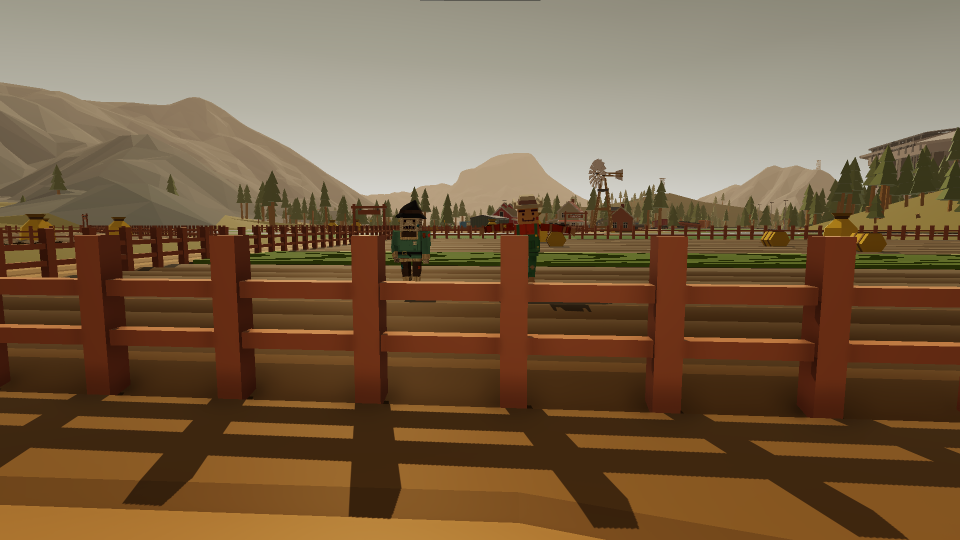
#> input picture PIL #2/backgrounds/farm2.png, 1920 x 1080 px, found by its file name (shown at 1/2 size); the run also reads 1 picture not shown here
$ python main_stat_page.py
#> lines starting #> are read from the running program, lines starting #| are printed output that depends on the picture; pictures that were not available may be replaced by others from this repository, and a replacement may not be noted
### PIL #2/main_stats/functions.py
from PIL import Image, ImageFilter, ImageDraw, ImageFont
import os
import random
from fontTools.ttLib import TTCollection

OPACITY = 200
LEFT_TEXT = 1160
RIGHT_TEXT = 1880
RIGHT_Y_POSITION = 75
FONT_PATH = "/System/Library/Fonts/HelveticaNeue.ttc"

def draw_text(im, text, color, position, font_size, index, anchor):
    draw = ImageDraw.Draw(im)
    font = ImageFont.truetype(FONT_PATH, font_size, index=index)
    draw.text(position, str(text), font=font, fill=color,anchor=anchor)

def text_bold(im, text, color, position, font_size, anchor):
    draw_text(im, text, color, position, font_size, 10, anchor=anchor)

def text(im, text, color, position, font_size, anchor):
    draw_text(im, text, color, position, font_size, 0, anchor=anchor)

def text_narrow(im, text, color, position, font_size, anchor):
    draw_text(im, text, color, position, font_size, 7, anchor=anchor)

def get_random_background():
    folder_path = "PIL #2/backgrounds"
    png_files = [file for file in os.listdir(folder_path)]

    image = random.choice(png_files)

    image_path = os.path.join(folder_path, image)
    im = Image.open(image_path)
#> im is the input picture: PIL image 1920x1080 RGB; mean R, G, B 121.4, 96.8, 69.2
    im = im.filter(ImageFilter.GaussianBlur(radius=5.0))

    return im

def create_right_background(im):
    shape = [(1120, 0), (1920, 1080)]
    size = shape[1][0] - shape[0][0], shape[1][1] - shape[0][1]

    # Create rectangle in 'RGBA' mode for transparency support
    rectangle = Image.new('RGBA', size, (0, 0, 0, 0))

    draw = ImageDraw.Draw(rectangle)

    draw.rectangle([(0, 0), (800, 1080)], fill=(0, 0, 0, OPACITY))

    # Paste the rectangle onto the image with transparency
    im.paste(rectangle, (shape[0][0], shape[0][1]), rectangle)

def create_rounded_rectangle(image, size, corner_radius, color, position, scale_factor=3):
    width, height = size
    scaled_size = (width * scale_factor, height * scale_factor)
    scaled_radius = corner_radius * scale_factor

    # centre on position, rather than top left
    position = int(position[0] - width/2), int(position[1] - height/2)

    # Create a scaled-up image
    rectangle = Image.new('RGBA', scaled_size, (0, 0, 0, 0))
    draw = ImageDraw.Draw(rectangle)

    # Draw the rounded rectangle on the scaled image
    draw.rounded_rectangle(
        [(0, 0), scaled_size],
        radius=scaled_radius,
        fill=color
    )

    # Downscale the image to the target size to apply anti-aliasing
    rounded_rectangle = rectangle.resize(size, Image.LANCZOS)
    image.paste(rounded_rectangle, position, rounded_rectangle)

def bottom_bar(im):
    '''shape = [(0, 1040), (1120, 1080)]
    size = shape[1][0] - shape[0][0], shape[1][1] - shape[0][1]

    # Create rectangle in 'RGBA' mode for transparency support
    rectangle = Image.new('RGBA', size, (0, 0, 0, 0))

    draw = ImageDraw.Draw(rectangle)

    draw.rectangle([(0, 0), (1120, 40)], fill=(0, 0, 0, OPACITY))

    # Paste the rectangle onto the image with transparency
    im.paste(rectangle, (shape[0][0], shape[0][1]), rectangle)'''

    text(im, "By EpicEfeathers", (255,255,255), (1900, 1060), 35, anchor="rm")

### PIL #2/main_stats/main_stat_page.py
from PIL import Image, ImageFilter, ImageDraw, ImageFont
import os
import random
from fontTools.ttLib import TTCollection

import functions

OPACITY = functions.OPACITY
LEFT_TEXT = functions.LEFT_TEXT
RIGHT_TEXT = functions.RIGHT_TEXT
RIGHT_Y_POSITION = functions.RIGHT_Y_POSITION
FONT_PATH = functions.FONT_PATH

# cards
SIZE = (500, 250)
TOP_Y_POSITION = 335 #295
SPACING = int((1120 - (2*SIZE[0]))/3)
LEFT = SPACING + SIZE[1]
RIGHT = (1120 - SIZE[1]) - SPACING


def logo(im):
    logo = Image.open("PIL #2/wb_logo.png")
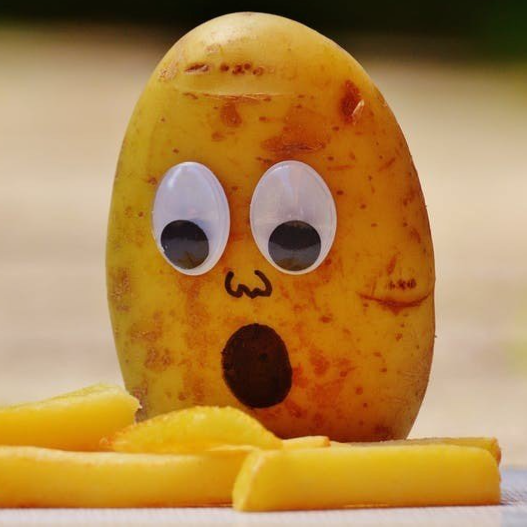
#> input picture image_creation/profile_pic.png, 527 x 527 px, given in place of wb_logo.png, which was not available
#> logo is the input picture: PIL image 527x527 RGBA; mean R, G, B, A 175.4, 132.5, 72.5, 255

    logo = logo.resize((150,134), Image.LANCZOS).convert("RGBA")
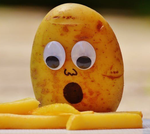
#> logo: PIL image 150x134 RGBA; mean R, G, B, A 175.4, 132.5, 72.5, 255

    im.paste(logo, (73,36), logo)
#> in create_right_background, `rectangle = Image.new('RGBA', size, (0, 0, 0, 0))`: rectangle: PIL image 800x1080 RGBA; every value is 0


def profile_pic(im):
    profile_pic = Image.open("PIL #2/profile_pic.png")

    profile_pic = profile_pic.resize((256,256), Image.LANCZOS).convert("RGBA")

    mask_size = (profile_pic.size[0]*4, profile_pic.size[1]*4)
#> mask_size = (1024, 1024)
    mask = Image.new("L", mask_size, 0)
#> mask: PIL image 1024x1024 L; every value is 0
    draw = ImageDraw.Draw(mask)
    draw.ellipse((0, 0, mask_size[0], mask_size[1]), fill=255)

    mask = mask.resize(profile_pic.size, Image.LANCZOS)
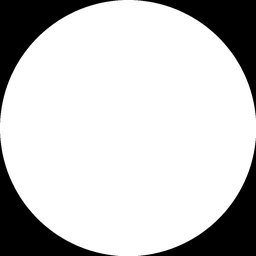
#> mask: PIL image 256x256 L; min 0, max 255, mean 200.6

    circular_img = Image.new("RGBA", profile_pic.size, (0, 0, 0, 0))
#> circular_img: PIL image 256x256 RGBA; every value is 0
    circular_img.paste(profile_pic, (0,0), mask)
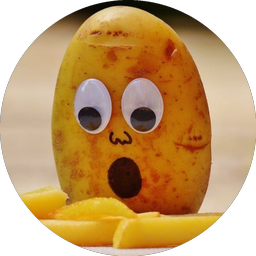
#> circular_img: PIL image 256x256 RGBA; mean R, G, B, A 142.7, 105.2, 55.5, 200.6; transparent parts drawn white

    im.paste(circular_img, (1392,RIGHT_Y_POSITION), circular_img)

def user_name(im, username:str, time_played:str):
    Y_POSITION = RIGHT_Y_POSITION + 300
    # username
    functions.text_bold(im, text=username, color=(255,255,255), position=(1520,Y_POSITION), font_size=50, anchor="mm")
    # time played
    functions.text_narrow(im, text=f"{time_played} hours", color=(255,255,255), position=(1520,Y_POSITION + 50), font_size=50, anchor="mm")


def kdr(im, kdr:str, percentile:str):
    Y_POSITION = RIGHT_Y_POSITION + 430
    # description
    functions.text_narrow(im, text="Kills / Death:", color=(255,255,255), position=(LEFT_TEXT,Y_POSITION), font_size=50, anchor="lm")
    # kdr
    functions.text_bold(im, text=kdr, color=(255,255,255), position=(LEFT_TEXT,Y_POSITION + 60), font_size=55, anchor="lm")
    # percentile
    functions.text_narrow(im, text=f"Top {percentile}%", color=(255,255,255), position=(RIGHT_TEXT,Y_POSITION), font_size=40, anchor="rm")

    # kd calculations
    functions.text_narrow(im, text=f"5 kills to advance", color=(255,255,255), position=(LEFT_TEXT,Y_POSITION + 120), font_size=50, anchor="lm")
    functions.text_narrow(im, text=f"25 kills to avoid", color=(255,255,255), position=(LEFT_TEXT,Y_POSITION + 170), font_size=50, anchor="lm")
#> in text_narrow (call 5), `draw_text(im, text, color, position, font_size, 7, anchor=anchor)`:
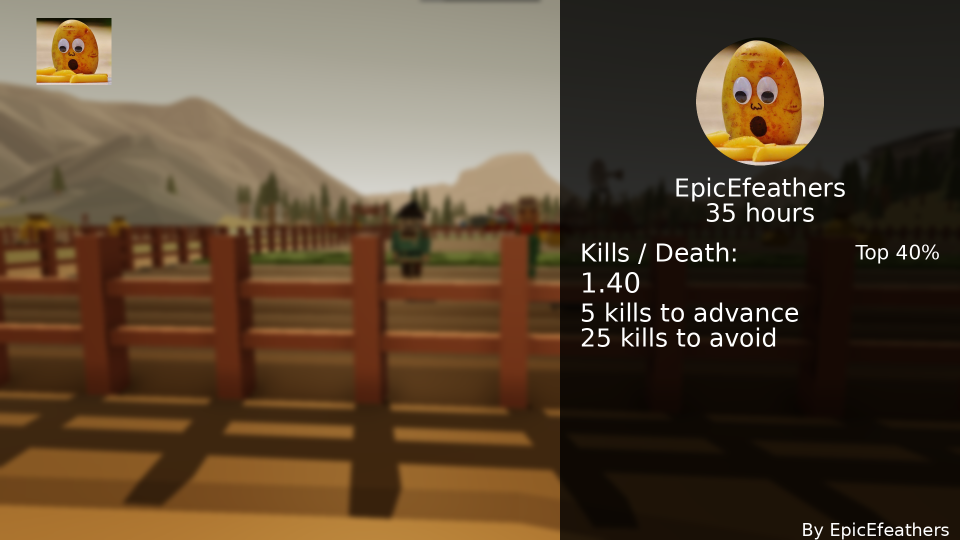
#> im: PIL image 1920x1080 RGB (shown at 1/2 size); mean R, G, B 89.2, 70.5, 49.8


def kpm(im, kpm:str, percentile:str):
    Y_POSITION = RIGHT_Y_POSITION + 690
    # description
    functions.text_narrow(im, text="Kills / Min:", color=(255,255,255), position=(LEFT_TEXT,Y_POSITION), font_size=50, anchor="lm")
    # kpm
    functions.text_bold(im, text=kpm, color=(255,255,255), position=(LEFT_TEXT,Y_POSITION + 60), font_size=55, anchor="lm")
    # percentile
    functions.text_narrow(im, text=f"Top {percentile}%", color=(255,255,255), position=(RIGHT_TEXT,Y_POSITION), font_size=40, anchor="rm")

def level(im, level:str, percentage:str, xp:str, percentile:str):
    Y_POSITION = RIGHT_Y_POSITION + 820
    # level
    functions.text_bold(im, text=f"Level {level}", color=(255,255,255), position=(LEFT_TEXT,Y_POSITION), font_size=55, anchor="lm")
    # percent to next level
    functions.text_narrow(im, text=f"{percentage}% to next level", color=(255,255,255), position=(LEFT_TEXT,Y_POSITION + 50), font_size=50, anchor="lm")
    # XP
    functions.text_narrow(im, text=f"XP: {xp}", color=(255,255,255), position=(LEFT_TEXT,Y_POSITION + 100), font_size=50, anchor="lm")
    # percentile
    functions.text_narrow(im, text=f"Top {percentile}%", color=(255,255,255), position=(RIGHT_TEXT,Y_POSITION), font_size=40, anchor="rm")

def create_backgrounds(im):
    # row 1
    functions.create_rounded_rectangle(image=im, size=SIZE, corner_radius=10, color=(0,0,0,OPACITY), position=(LEFT,TOP_Y_POSITION))
#> in create_rounded_rectangle, `rectangle = Image.new('RGBA', scaled_size, (0, 0, 0, 0))`: rectangle: PIL image 1500x750 RGBA; every value is 0
#> in create_rounded_rectangle, `rounded_rectangle = rectangle.resize(size, Image.LANCZOS)`:
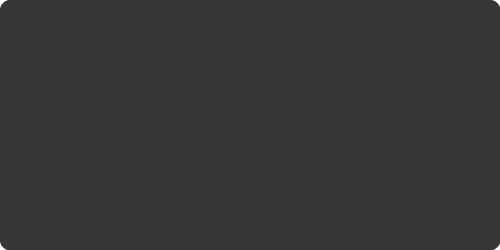
#> rounded_rectangle: PIL image 500x250 RGBA; mean R, G, B, A 0, 0, 0, 199.9; transparent parts drawn white
    functions.create_rounded_rectangle(image=im, size=SIZE, corner_radius=10, color=(0,0,0,OPACITY), position=(RIGHT,TOP_Y_POSITION))
    # row 2
    functions.create_rounded_rectangle(image=im, size=SIZE, corner_radius=10, color=(0,0,0,OPACITY), position=(LEFT,TOP_Y_POSITION + SPACING + SIZE[1]))
    functions.create_rounded_rectangle(image=im, size=SIZE, corner_radius=10, color=(0,0,0,OPACITY), position=(RIGHT,TOP_Y_POSITION + SPACING + SIZE[1]))
    # row 3
    functions.create_rounded_rectangle(image=im, size=SIZE, corner_radius=10, color=(0,0,0,OPACITY), position=(LEFT,TOP_Y_POSITION + 2*(SPACING + SIZE[1])))
    functions.create_rounded_rectangle(image=im, size=SIZE, corner_radius=10, color=(0,0,0,OPACITY), position=(RIGHT,TOP_Y_POSITION + 2*(SPACING + SIZE[1])))

def create_card(im, info:str, percentile:str, category:str, column:int, row:int):
    if column == 0:
        x_pos = LEFT - (SIZE[0]/2) + 30
    else:
        x_pos = RIGHT - (SIZE[0]/2) + 30

    y_pos = (TOP_Y_POSITION + row*(SPACING + SIZE[1]))

    functions.text_narrow(im, text=f"{category}:", color=(255,255,255), position=(x_pos, y_pos - 60), font_size=55, anchor="lm")
    functions.text_bold(im, text=info, color=(255,255,255), position=(x_pos, y_pos), font_size=55, anchor="lm")
    functions.text_narrow(im, text=f"Top {percentile}%", color=(255,255,255), position=(x_pos, y_pos + 60), font_size=40, anchor="lm")


def kill_card(im, kills:str, percentile:str):
    create_card(im, kills, percentile, "Kills", 0, 0)

def deaths_card(im, deaths:str, percentile:str):
    create_card(im, deaths, percentile, "Deaths", 1, 0)

def classic_wins(im, wins:str, percentile:str):
    create_card(im, wins, percentile, "Classic Wins", 0, 1)

def br_wins(im, wins:str, percentile:str):
    create_card(im, wins, percentile, "BR Wins", 1, 1)
#> in text_narrow (call 17), `draw_text(im, text, color, position, font_size, 7, anchor=anchor)`:
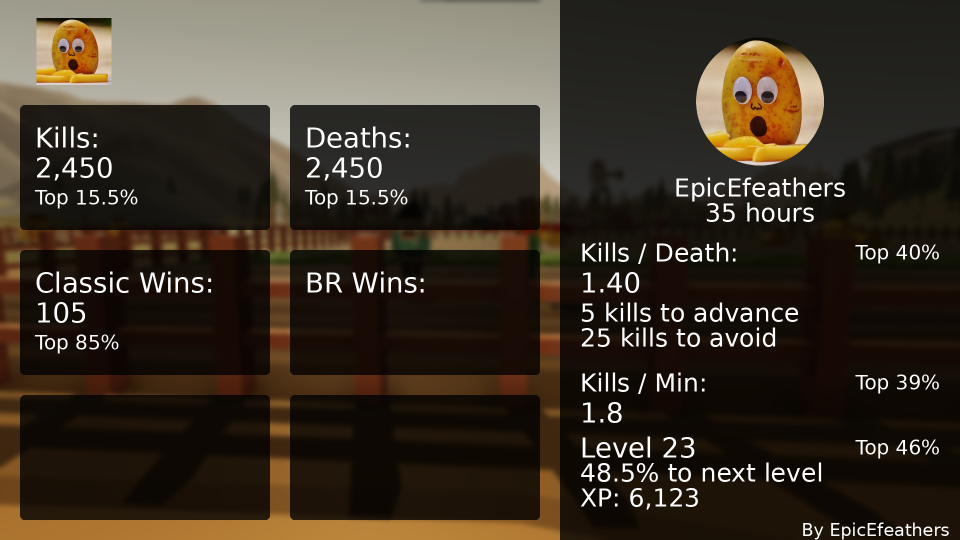
#> im: PIL image 1920x1080 RGB (shown at 1/2 size); mean R, G, B 60.6, 50.6, 38.4

def killsELO(im, elo:str, percentile:str):
    create_card(im, elo, percentile, "Kills ELO", 0, 2)

def gamesELO(im, elo:str, percentile:str):
    create_card(im, elo, percentile, "Games ELO", 1, 2)

def create_stat_card():
    im = functions.get_random_background()

    logo(im)
    functions.create_right_background(im)
    functions.bottom_bar(im)
    profile_pic(im)
    user_name(im, "EpicEfeathers", "35")

    kdr(im, "1.40", "40")
    kpm(im, "1.8", "39")
    level(im, level="23", percentage="48.5", xp="6,123", percentile="46")

    create_backgrounds(im)
    kill_card(im, "2,450", "15.5")
    deaths_card(im, "2,450", "15.5")
    classic_wins(im, "105", "85")
    br_wins(im, "2", "90")
    killsELO(im, "1650", "31")
    gamesELO(im, "2014", "10")

    im.show()

create_stat_card()
